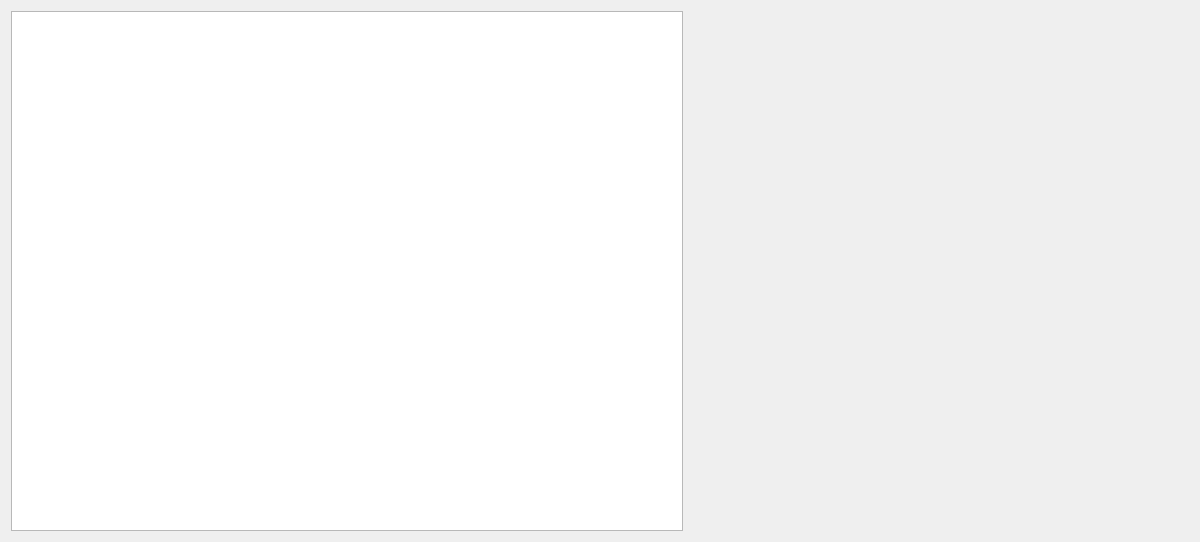
<?xml version="1.0" encoding="UTF-8"?>
<ui version="4.0">
 <class>Cashier</class>
 <widget class="QDialog" name="Cashier">
  <property name="geometry">
   <rect>
    <x>0</x>
    <y>0</y>
    <width>1200</width>
    <height>542</height>
   </rect>
  </property>
  <property name="windowTitle">
   <string>Dialog</string>
  </property>
  <layout class="QGridLayout" name="gridLayout">
   <item row="0" column="0" rowspan="2">
    <widget class="QTableView" name="tw">
     <property name="minimumSize">
      <size>
       <width>600</width>
       <height>0</height>
      </size>
     </property>
     <property name="editTriggers">
      <set>QAbstractItemView::NoEditTriggers</set>
     </property>
     <property name="selectionMode">
      <enum>QAbstractItemView::SingleSelection</enum>
     </property>
     <property name="selectionBehavior">
      <enum>QAbstractItemView::SelectRows</enum>
     </property>
     <property name="sortingEnabled">
      <bool>true</bool>
     </property>
     <attribute name="horizontalHeaderStretchLastSection">
      <bool>true</bool>
     </attribute>
     <attribute name="verticalHeaderVisible">
      <bool>false</bool>
     </attribute>
    </widget>
   </item>
   <item row="0" column="1" rowspan="2">
    <widget class="FindAccoundCBox" name="widget" native="true">
     <property name="minimumSize">
      <size>
       <width>500</width>
       <height>0</height>
      </size>
     </property>
    </widget>
   </item>
  </layout>
 </widget>
 <customwidgets>
  <customwidget>
   <class>FindAccoundCBox</class>
   <extends>QWidget</extends>
   <header>FindAccoundCBox.h</header>
   <container>1</container>
  </customwidget>
 </customwidgets>
 <resources/>
 <connections/>
</ui>
